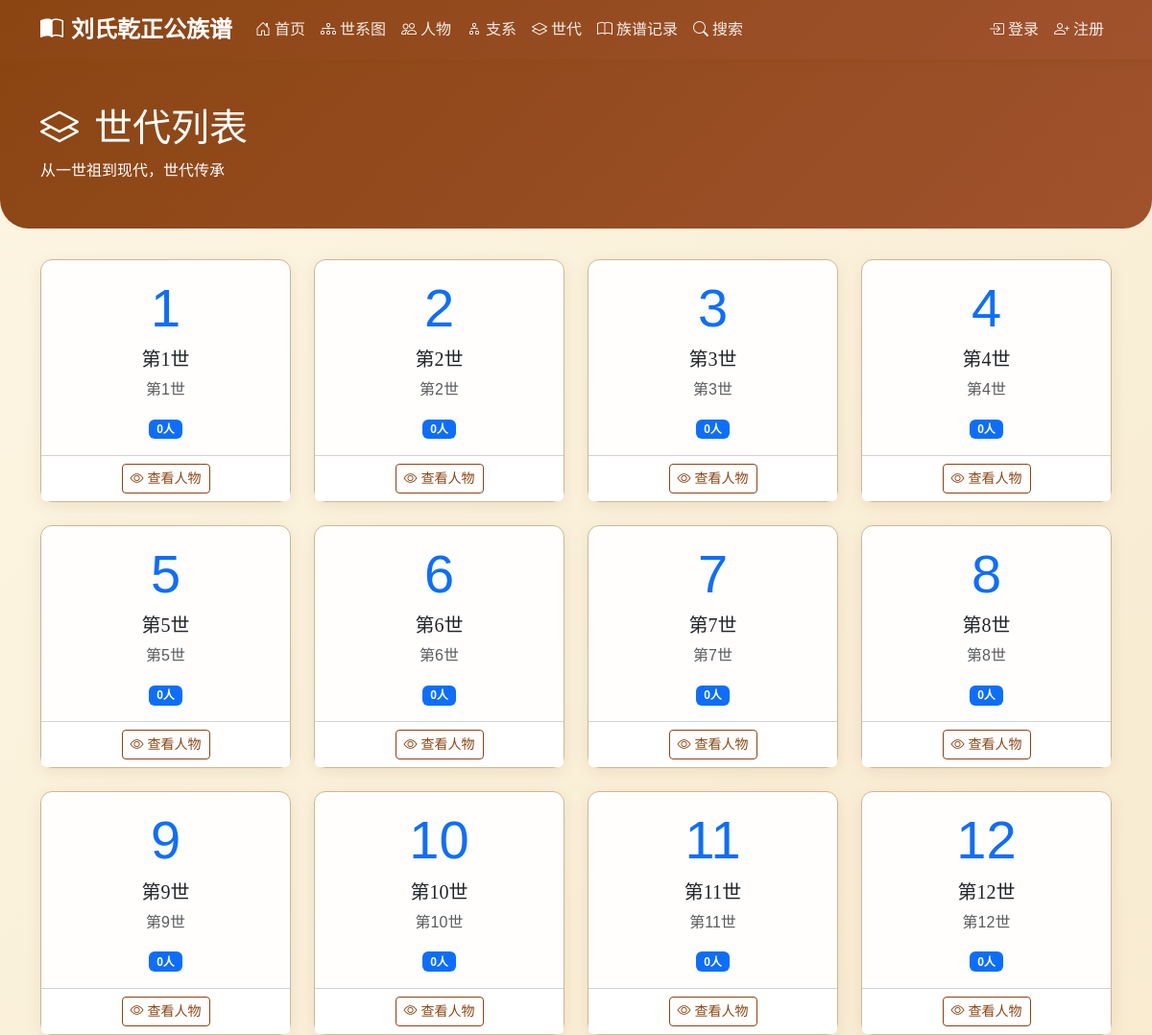
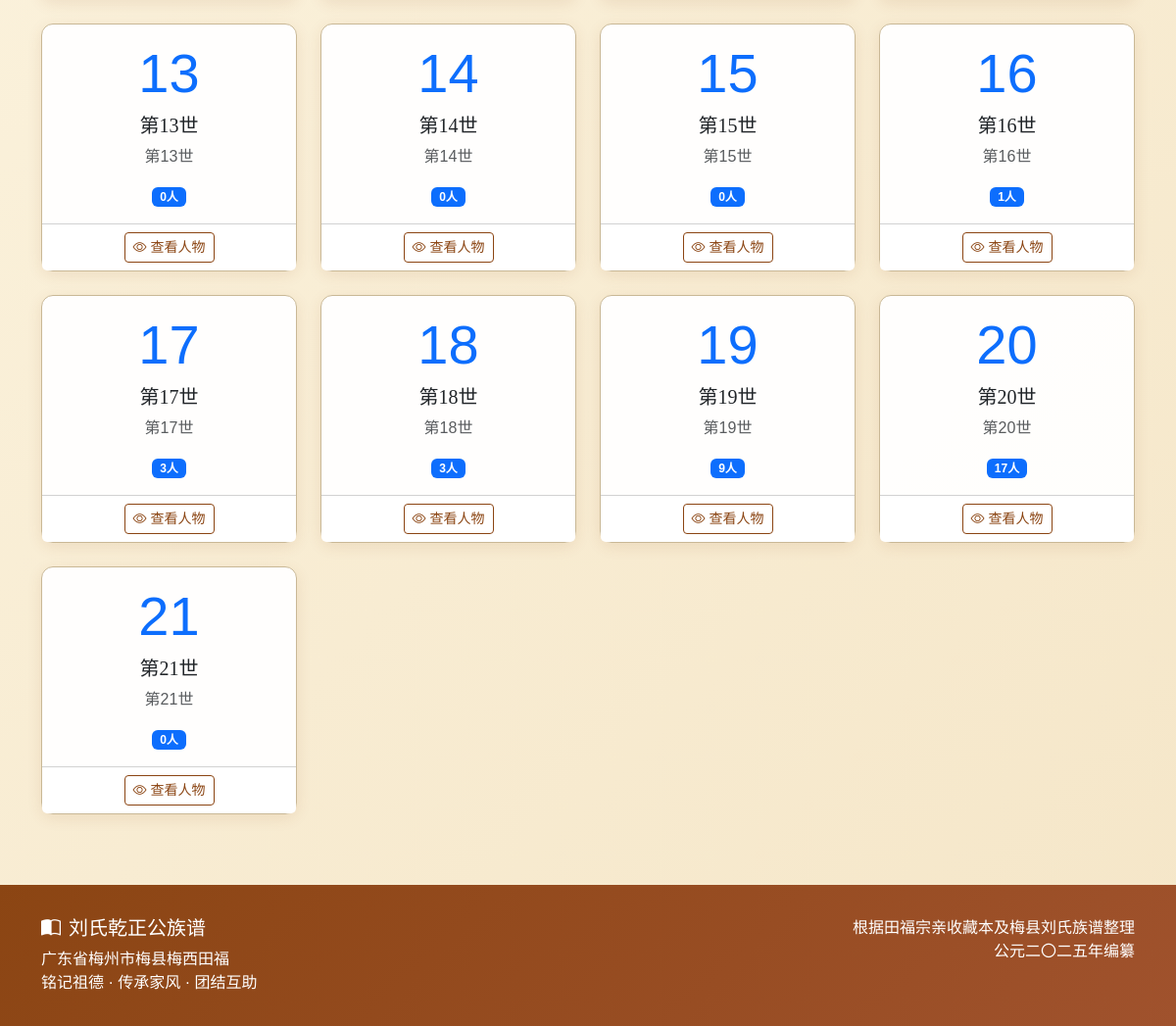
Page /generations/ on the earlier database version (2 pictures, top to bottom).
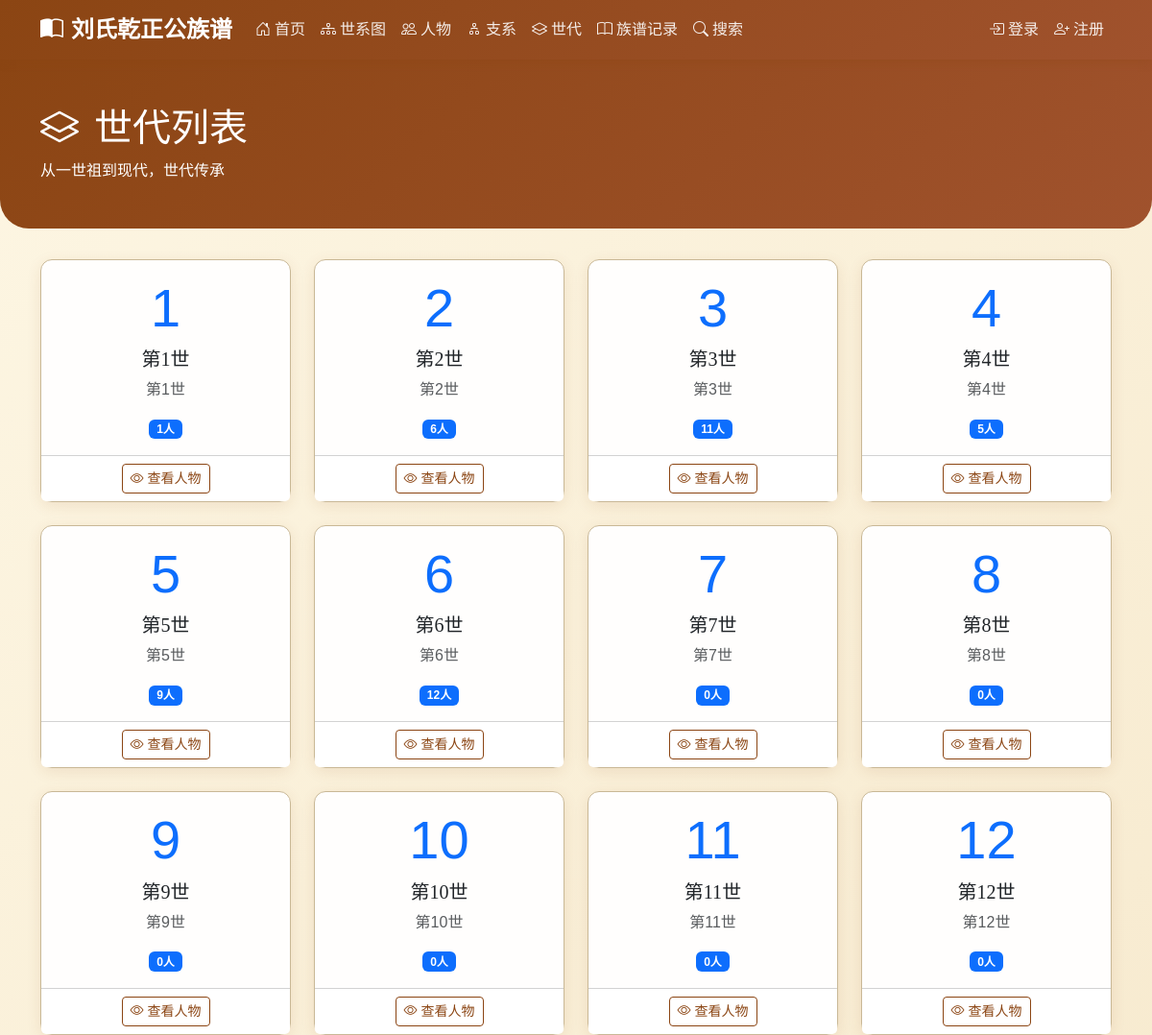
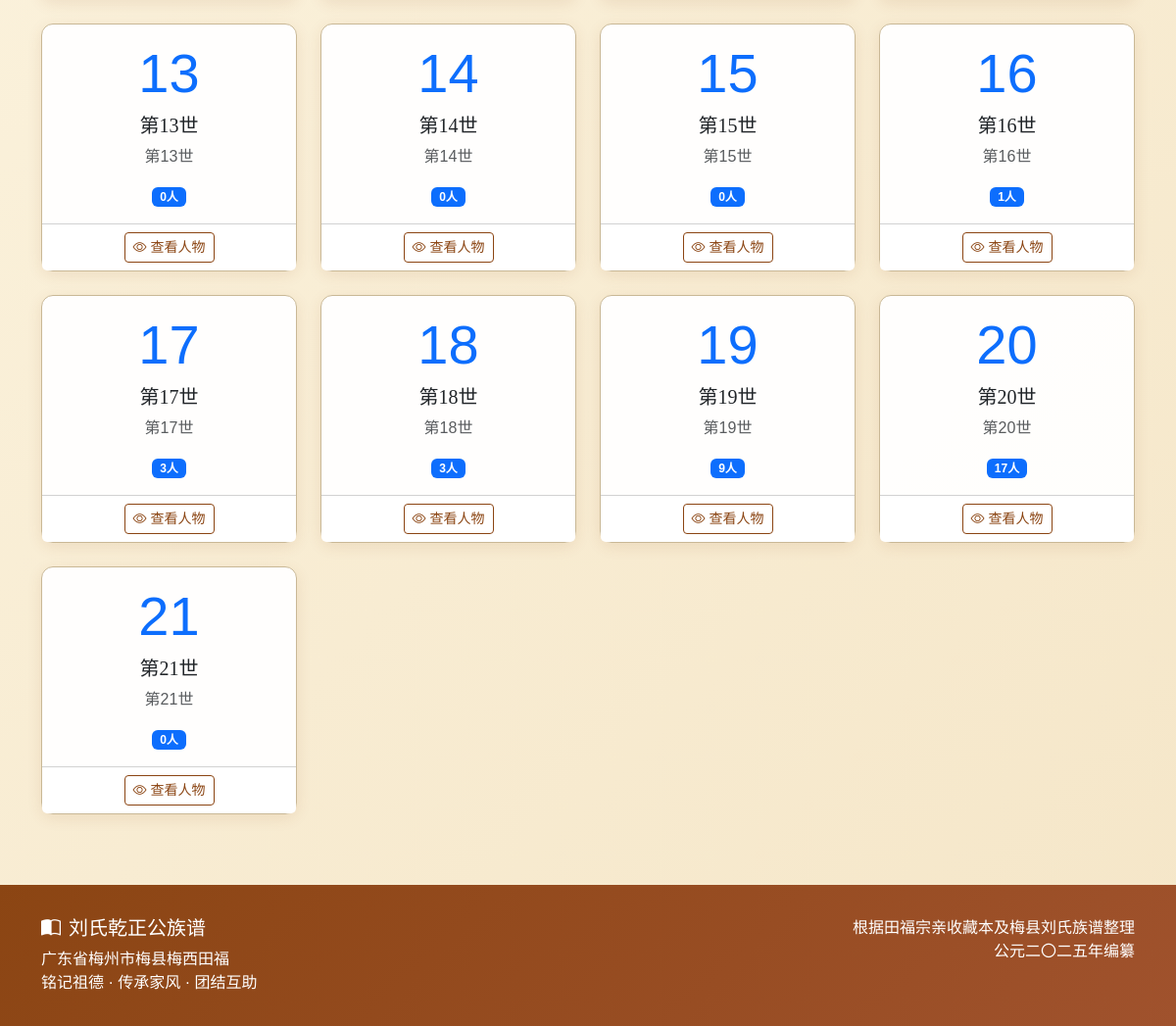
Same page on the later database version (2 pictures, top to bottom).
### genealogy/models.py (models this page shows, shortened)
class Generation(models.Model):
    number = models.IntegerField(verbose_name='世代数')
    is_spouse = models.BooleanField(default=False, verbose_name='是否为配偶世代')
    name = models.CharField(max_length=50, blank=True, verbose_name='世代名称')
    description = models.TextField(blank=True, verbose_name='描述')
    class Meta:
        verbose_name = '世代'
        verbose_name_plural = '世代'
        ordering = ['number', 'is_spouse']
        unique_together = ['number', 'is_spouse']

### genealogy/views.py (the view)
# urls.py: path('generations/', views.GenerationListView.as_view(), name='generation_list'),
class GenerationListView(ListView):
    model = Generation
    template_name = 'genealogy/generation_list.html'
    context_object_name = 'generations'
    def get_queryset(self):
        return Generation.objects.filter(is_spouse=False).all()
    def get_context_data(self, **kwargs):
        context = super().get_context_data(**kwargs)
        for generation in context['generations']:
            generation.person_count = generation.persons.count()
        return context

### templates/genealogy/generation_list.html (shortened to what this page needs)
{% extends 'base.html' %}
{% block content %}
<div class="page-header">
    <div class="container">
        <h1 class="serif"><i class="bi bi-layers me-3"></i>世代列表</h1>
        <p class="mb-0">从一世祖到现代，世代传承</p>
    </div>
</div>
<div class="container">
    <div class="row">
        {% for generation in generations %}
        <div class="col-md-4 col-lg-3 mb-4">
            <div class="card h-100 text-center">
                <div class="card-body">
                    <div class="display-4 text-primary mb-2">{{ generation.number }}</div>
                    <h5 class="card-title serif">第{{ generation.number }}世</h5>
                    {% if generation.name %}
                    <p class="card-text text-muted">{{ generation.name }}</p>
                    {% endif %}
                    <p class="card-text">
                        <span class="badge bg-primary">{{ generation.person_count }}人</span>
                    </p>
                </div>
                <div class="card-footer bg-white">
                    <a href="{% url 'genealogy:person_list' %}?generation={{ generation.number }}" class="btn btn-sm btn-outline-primary">
                        <i class="bi bi-eye me-1"></i>查看人物
                    </a>
                </div>
            </div>
        </div>
        {% empty %}
        <div class="col-12">
            <div class="alert alert-info text-center">
                <i class="bi bi-info-circle me-2"></i>暂无世代数据
            </div>
        </div>
        {% endfor %}
    </div>
</div>
{% endblock %}

Differences in the rows shown:
removed Generation: number "1", name "第1世", person_count "0"
removed Generation: number "2", name "第2世", person_count "0"
removed Generation: number "3", name "第3世", person_count "0"
removed Generation: number "4", name "第4世", person_count "0"
removed Generation: number "5", name "第5世", person_count "0"
removed Generation: number "6", name "第6世", person_count "0"
added Generation: number "1", name "第1世", person_count "1"
added Generation: number "2", name "第2世", person_count "6"
added Generation: number "3", name "第3世", person_count "11"
added Generation: number "4", name "第4世", person_count "5"
added Generation: number "5", name "第5世", person_count "9"
added Generation: number "6", name "第6世", person_count "12"
